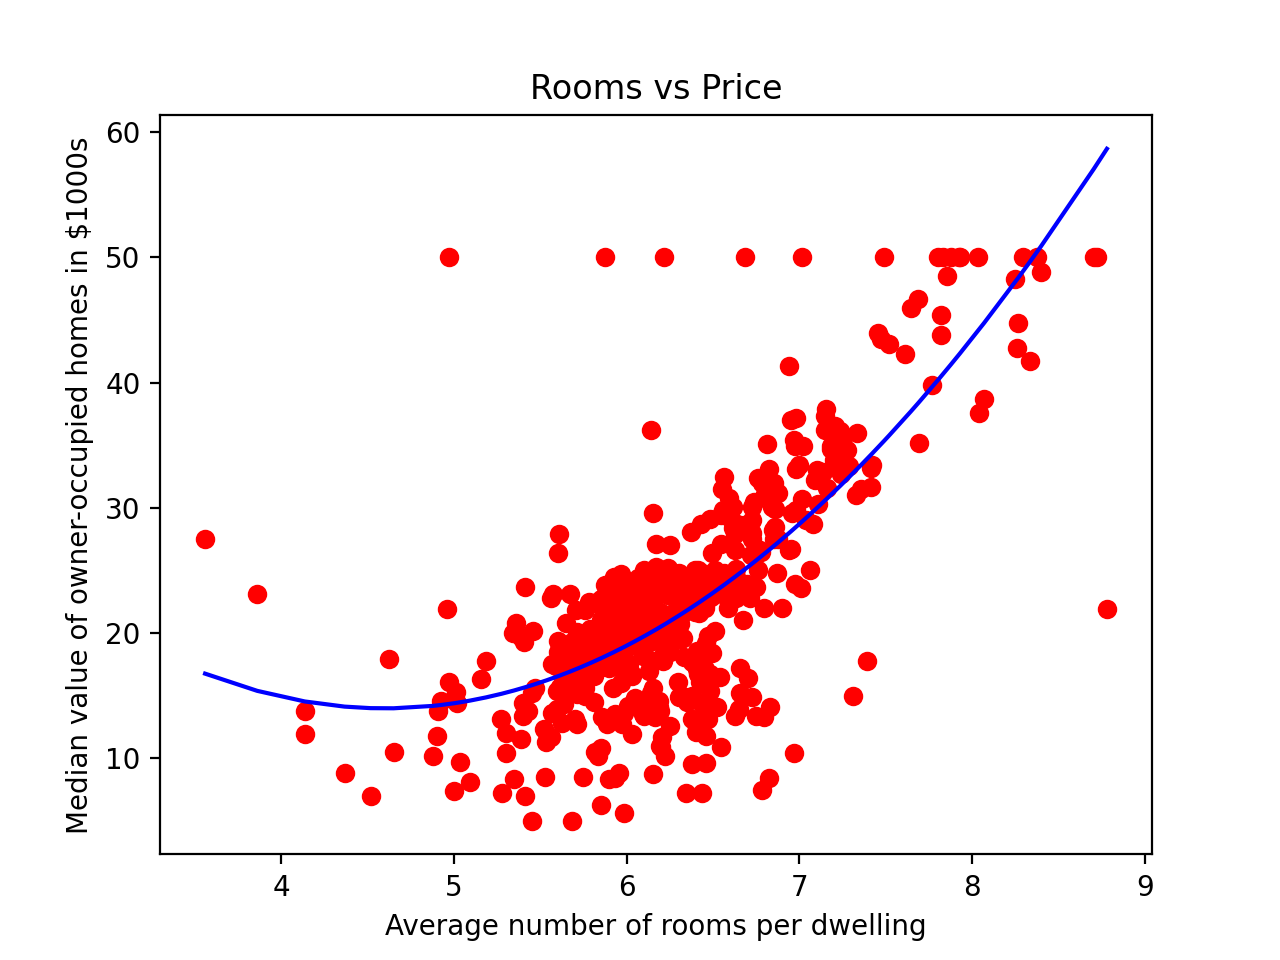

Here is the Python script that generated this plot:
import pandas as pd
import numpy as np

from matplotlib import pyplot as plt
from sklearn.model_selection import train_test_split
from sklearn.linear_model import LinearRegression
from sklearn.preprocessing import PolynomialFeatures
from sklearn import metrics

class HousePrice:

    def __init__(self):
        self.df = pd.read_csv('housing.csv', names=['crim', 'zn', 'indus', 'chas', 'nox', 'rm', 'age', 'dis', 'rad', 'tax', 'ptratio', 'b', 'lstat', 'medv'])
        print(f'${len(self.df)} lines loaded')

    def plotGraph(self, pol_reg, poly_reg):
        x = self.df['rm'].values.reshape(-1, 1).copy()
        y = self.df['medv'].values.reshape(-1, 1).copy()
        plt.scatter(x, y, color='red')
        x.sort(axis=0)
        plt.plot(x, pol_reg.predict(poly_reg.fit_transform(x)), color='blue')

        plt.title('Rooms vs Price')
        plt.xlabel('Average number of rooms per dwelling')
        plt.ylabel('Median value of owner-occupied homes in $1000s')
        plt.show()

    def prepare_X_y(self):
        X = self.df['rm'].values
        y = self.df['medv'].values
        return X, y

def test() -> None:
    houseprice = HousePrice()
    X, y = houseprice.prepare_X_y()
    X_train, X_test, y_train, y_test = train_test_split(X, y, test_size=0.2, random_state=0)

    X_train = X_train.reshape(-1, 1)
    y_train = y_train.reshape(-1, 1)
    X_test = X_test.reshape(-1, 1)

    poly_reg = PolynomialFeatures(degree=2)
    X_poly = poly_reg.fit_transform(X_train)
    pol_reg = LinearRegression()
    pol_reg.fit(X_poly, y_train)

    y_pred = pol_reg.predict(poly_reg.fit_transform(X_test))
    
    print('RMSE score: ', np.sqrt(metrics.mean_squared_error(y_test, y_pred)))
    print('R-squared score: ', metrics.r2_score(y_test, y_pred, sample_weight=None, multioutput='uniform_average'))

    houseprice.plotGraph(pol_reg, poly_reg)

    #Degree 20
    poly_reg20 = PolynomialFeatures(degree=20)
    X_poly = poly_reg20.fit_transform(X_train)
    pol_reg20 = LinearRegression()
    pol_reg20.fit(X_poly, y_train)

    houseprice.plotGraph(pol_reg20, poly_reg20)
    
if __name__ == "__main__":
    test()
